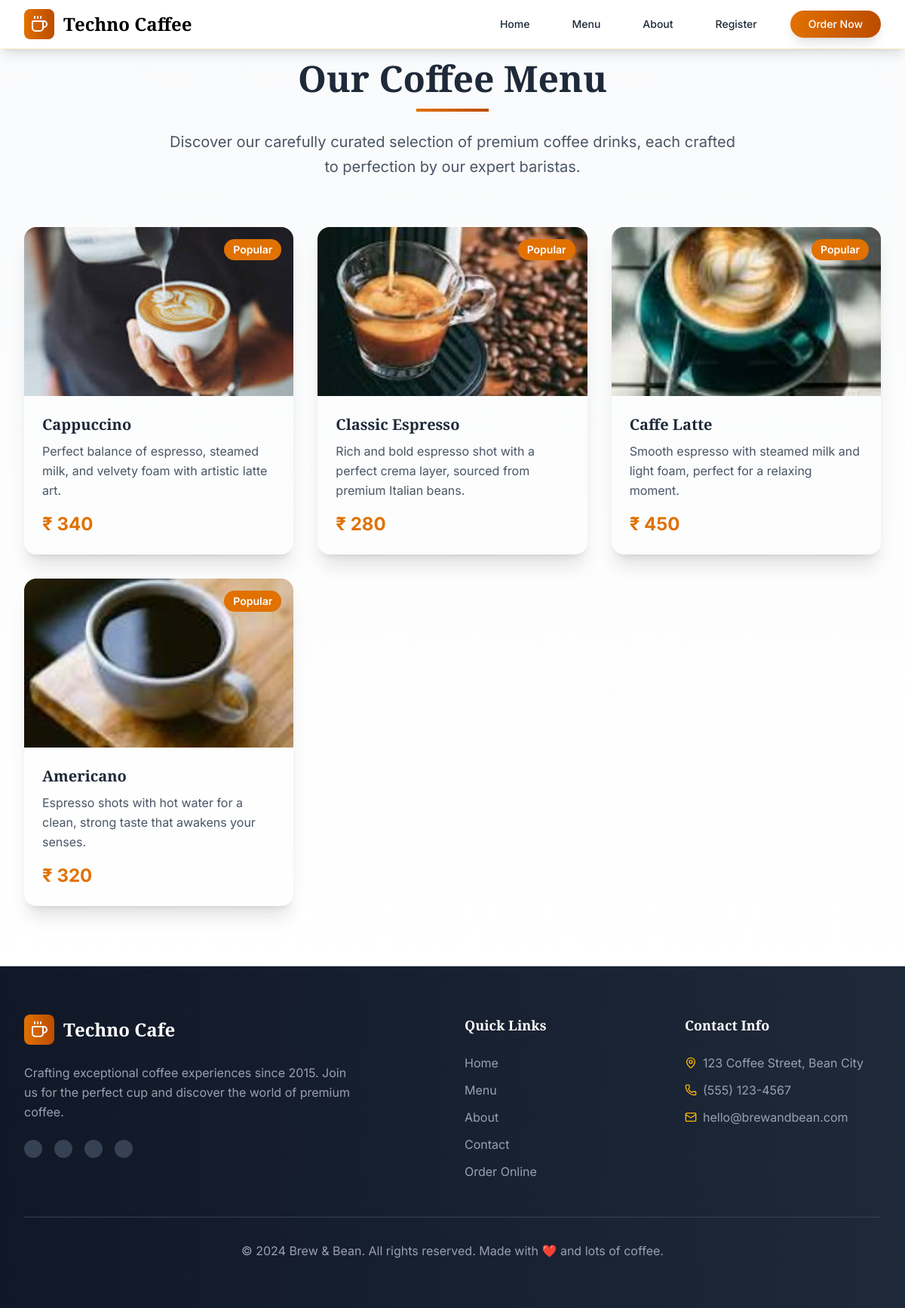
The app's page /coffee/manu/ with its own data.
### Coffees/models.py (models this page shows, shortened)
class CoffeeTypes(models.Model):
    name = models.CharField(max_length=100)
    descriptions = models.TextField(null=False)
    price = models.IntegerField(max_length=10)
    image = models.ImageField(upload_to='imgs/', null=False)

### Coffees/views.py (the view)
# urls.py: path("manu/", views.manu, name='Manu Page'),
def manu(request):
    coffees = CoffeeTypes.objects.all()
    return render(request,"manu.html",{'coffees':coffees})

### templates/manu.html (shortened to what this page needs)
{% extends "layout.html" %} {% block title %} Manu Page {% endblock title %}
{% block body %}
<section
  id="menu"
  class="py-20 bg-gradient-to-b from-gray-50 to-white relative"
>
  <div class="max-w-7xl mx-auto px-4 sm:px-6 lg:px-8">
    <div class="text-center mb-16 fade-in">
      <h2 class="text-5xl font-bold heading-font text-gray-800 mb-4">
        Our Coffee Menu
      </h2>
      <div
        class="w-24 h-1 bg-gradient-to-r from-amber-600 to-amber-700 mx-auto mb-6"
      ></div>
      <p class="text-xl text-gray-600 max-w-3xl mx-auto leading-relaxed">
        Discover our carefully curated selection of premium coffee drinks, each
        crafted to perfection by our expert baristas.
      </p>
    </div>
    <div class="grid grid-cols-1 md:grid-cols-2 lg:grid-cols-3 gap-8">
  {% for coffee in coffees %}
    <div class="coffee-card rounded-2xl shadow-xl overflow-hidden fade-in group">
      <div class="relative overflow-hidden">
        <img
          src="{{ coffee.image.url }}"
          alt="{{ coffee.name }}"
          class="w-full h-56 object-cover transition-transform duration-500 group-hover:scale-110"
        />
        <div class="absolute top-4 right-4 bg-amber-600 text-white px-3 py-1 rounded-full text-sm font-semibold">
          Popular
        </div>
      </div>
      <div class="p-6">
        <h3 class="text-xl font-semibold heading-font text-gray-800 mb-2">
          {{ coffee.name }}
        </h3>
        <p class="text-gray-600 mb-4 leading-relaxed">
          {{ coffee.descriptions }}
        </p>
        <div class="flex justify-between items-center">
          <span class="text-2xl font-bold text-amber-600">₹ {{ coffee.price }}</span>
        </div>
      </div>
    </div>
  {% endfor %}
</div>
    </div>
  </div>
{% endblock body %}

### templates/layout.html (shortened to what this page needs)
{% load static %}
{% load static tailwind_tags %}
<!DOCTYPE html>
<html lang="en">
<head>
    {% tailwind_css %}
    <link rel="stylesheet" href="https://cdnjs.cloudflare.com/ajax/libs/font-awesome/6.7.2/css/all.min.css" />
    <link rel="stylesheet" href={% static "styles/style.css" %}>
</head>
<body>
    <nav class="bg-white/95 backdrop-blur-md shadow-lg fixed w-full top-0 z-30 border-b border-amber-100">
        <div class="max-w-7xl mx-auto px-4 sm:px-6 lg:px-8">
            <div class="flex justify-between items-center h-16">
                <div class="flex items-center">
                    <div class="flex-shrink-0 flex items-center">
                        <div class="bg-gradient-to-r from-amber-600 to-amber-700 p-2 rounded-lg mr-3">
                            <i data-lucide="coffee" class="h-6 w-6 text-white"></i>
                        </div>
                        <span class="text-2xl font-bold heading-font gradient-text">Techno Caffee</span>
                    </div>
                </div>
                <div class="hidden md:block">
                    <div class="ml-10 flex items-baseline space-x-8">
                        <a href="/" class="text-gray-800 hover:text-amber-600 px-3 py-2 text-sm font-medium transition-all duration-300 relative group">
                            Home
                        </a>
                        <a href="/coffee/manu" class="text-gray-800 hover:text-amber-600 px-3 py-2 text-sm font-medium transition-all duration-300 relative group">
                            Menu
                        </a>
                        <a href="/coffee/about" class="text-gray-800 hover:text-amber-600 px-3 py-2 text-sm font-medium transition-all duration-300 relative group">
                            About
                        </a>
                        <a href="/coffee/contact" class="text-gray-800 hover:text-amber-600 px-3 py-2 text-sm font-medium transition-all duration-300 relative group">
                            Register
                        </a>
                        <a href="/coffee/ordernow" class="bg-gradient-to-r from-amber-600 to-amber-700 text-white px-6 py-2 rounded-full text-sm font-medium hover:from-amber-700 hover:to-amber-800 transition-all duration-300 transform hover:scale-105 shadow-lg">Order Now</a>
                    </div>
                </div>
            </div>
        </div>
    </nav>
    <div>
        {% block body %}{% endblock body %}
        <footer class="bg-gradient-to-r from-gray-900 to-gray-800 text-white py-16">
        <div class="max-w-7xl mx-auto px-4 sm:px-6 lg:px-8">
            <div class="grid grid-cols-1 md:grid-cols-4 gap-8">
                <div class="md:col-span-2">
                    <div class="flex items-center mb-6">
                        <div class="bg-gradient-to-r from-amber-600 to-amber-700 p-2 rounded-lg mr-3">
                            <i data-lucide="coffee" class="h-6 w-6 text-white"></i>
                        </div>
                        <span class="text-2xl font-bold heading-font">Techno Cafe</span>
                    </div>
                    <p class="text-gray-400 mb-6 leading-relaxed max-w-md">
                        Crafting exceptional coffee experiences since 2015. Join us for the perfect cup and discover the world of premium coffee.
                    </p>
                    <div class="flex space-x-4">
                        <a href="#" class="bg-gray-700 hover:bg-amber-600 p-3 rounded-full transition-all duration-300 transform hover:scale-110">
                        </a>
                        <a href="#" class="bg-gray-700 hover:bg-amber-600 p-3 rounded-full transition-all duration-300 transform hover:scale-110">
                        </a>
                        <a href="#" class="bg-gray-700 hover:bg-amber-600 p-3 rounded-full transition-all duration-300 transform hover:scale-110">
                        </a>
                        <a href="#" class="bg-gray-700 hover:bg-amber-600 p-3 rounded-full transition-all duration-300 transform hover:scale-110">
                        </a>
                    </div>
                </div>
                <div>
                    <h3 class="text-lg font-semibold heading-font mb-6">Quick Links</h3>
                    <ul class="space-y-3">
                        <li><a href="#home" class="text-gray-400 hover:text-amber-400 transition-colors duration-300">Home</a></li>
                        <li><a href="#menu" class="text-gray-400 hover:text-amber-400 transition-colors duration-300">Menu</a></li>
                        <li><a href="#about" class="text-gray-400 hover:text-amber-400 transition-colors duration-300">About</a></li>
                        <li><a href="#contact" class="text-gray-400 hover:text-amber-400 transition-colors duration-300">Contact</a></li>
                        <li><a href="#order" class="text-gray-400 hover:text-amber-400 transition-colors duration-300">Order Online</a></li>
                    </ul>
                </div>
                <div>
                    <h3 class="text-lg font-semibold heading-font mb-6">Contact Info</h3>
                    <div class="space-y-3 text-gray-400">
                        <p class="flex items-center">
                            <i data-lucide="map-pin" class="h-4 w-4 mr-2 text-amber-400"></i>
                            123 Coffee Street, Bean City
                        </p>
                        <p class="flex items-center">
                            <i data-lucide="phone" class="h-4 w-4 mr-2 text-amber-400"></i>
                            (555) 123-4567
                        </p>
                        <p class="flex items-center">
                            <i data-lucide="mail" class="h-4 w-4 mr-2 text-amber-400"></i>
                            hello@brewandbean.com
                        </p>
                    </div>
                </div>
            </div>
            <div class="border-t border-gray-700 mt-12 pt-8 text-center">
                <p class="text-gray-400">&copy; 2024 Brew & Bean. All rights reserved. Made with ❤️ and lots of coffee.</p>
            </div>
        </div>
    </footer>
</body>
</html>

### static/styles/style.css (style rules this page uses)
body { font-family: 'Inter', sans-serif; }
.heading-font { font-family: 'Playfair Display', serif; }

### records on screen
CoffeeTypes: image (picture), name "Cappuccino", descriptions "Perfect balance of espresso, steamed milk, and velvety foam with artistic latte art.", price "340"
CoffeeTypes: image (picture), name "Classic Espresso", descriptions "Rich and bold espresso shot with a perfect crema layer, sourced from premium Italian beans.", price "280"
CoffeeTypes: image (picture), name "Caffe Latte", descriptions "Smooth espresso with steamed milk and light foam, perfect for a relaxing moment.", price "450"
CoffeeTypes: image (picture), name "Americano", descriptions "Espresso shots with hot water for a clean, strong taste that awakens your senses.", price "320"
